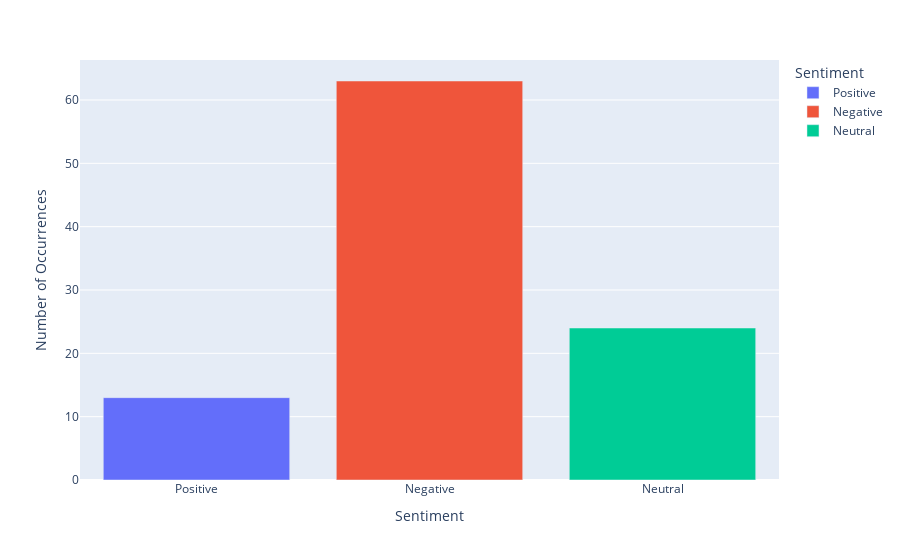

Notebook cell for this chart:
### Markdown cell above
<hr style='height:1px;border:none;background-color:#00233C;'>
<p style = 'font-size:18px;font-family:Arial;color:#00233c'><b>4.1 Consumer Sentiments Prediction vs Occurrences</b></p>

<p style = 'font-size:16px;font-family:Arial;color:#00233c'>A graph illustrating the relationship between consumer sentiments (positive, negative, neutral) prediction and the number of occurrences. This visual representation helps identify trends, patterns, and areas for improvement, enabling data-driven decision making.</p>

### Code cell
from collections import Counter
data = Counter(sentiment_df[['Sentiment']].get_values().flatten())

# Convert Counter data to DataFrame
df = pd.DataFrame.from_dict(data, orient='index', columns=['Count']).reset_index()

# Rename columns
df.columns = ['Sentiment', 'Count']

# Create bar graph using Plotly Express
fig = px.bar(df, x='Sentiment', y='Count', color='Sentiment',
             labels={'Count': 'Number of Occurrences', 'Sentiment': 'Sentiment'})

# Show the plot
fig.show()

### Figure 1 — Plotly figure (JSON) as saved in the notebook; plotly's stock layout.template omitted (floating-point values rounded to 4 significant figures)
{"data": [{"alignmentgroup": "True", "hovertemplate": "Sentiment=%{x}<br>Number of Occurrences=%{y}<extra></extra>", "legendgroup": "Positive", "marker": {"color": "#636efa", "pattern": {"shape": ""}}, "name": "Positive", "offsetgroup": "Positive", "orientation": "v", "showlegend": true, "textposition": "auto", "type": "bar", "x": ["Positive"], "xaxis": "x", "y": [13], "yaxis": "y"}, {"alignmentgroup": "True", "hovertemplate": "Sentiment=%{x}<br>Number of Occurrences=%{y}<extra></extra>", "legendgroup": "Negative", "marker": {"color": "#EF553B", "pattern": {"shape": ""}}, "name": "Negative", "offsetgroup": "Negative", "orientation": "v", "showlegend": true, "textposition": "auto", "type": "bar", "x": ["Negative"], "xaxis": "x", "y": [63], "yaxis": "y"}, {"alignmentgroup": "True", "hovertemplate": "Sentiment=%{x}<br>Number of Occurrences=%{y}<extra></extra>", "legendgroup": "Neutral", "marker": {"color": "#00cc96", "pattern": {"shape": ""}}, "name": "Neutral", "offsetgroup": "Neutral", "orientation": "v", "showlegend": true, "textposition": "auto", "type": "bar", "x": ["Neutral"], "xaxis": "x", "y": [24], "yaxis": "y"}], "layout": {"autosize": true, "barmode": "relative", "legend": {"title": {"text": "Sentiment"}, "tracegroupgap": 0}, "margin": {"t": 60}, "xaxis": {"anchor": "y", "autorange": true, "categoryarray": ["Positive", "Negative", "Neutral"], "categoryorder": "array", "domain": [0, 1], "range": [-0.5, 2.5], "title": {"text": "Sentiment"}, "type": "category"}, "yaxis": {"anchor": "x", "autorange": true, "domain": [0, 1], "range": [0, 66.32], "title": {"text": "Number of Occurrences"}, "type": "linear"}}}
